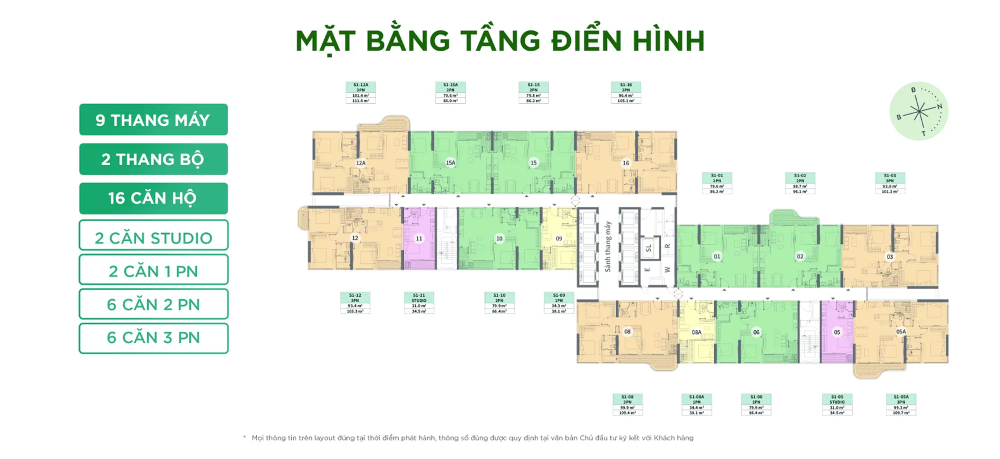
#> input picture assets/images/mat-bang-sky-retreat.webp, 2000 x 917 px (shown at 1/2 size)
$ python -i optimize-images.py   (imports and definitions only)
#> lines starting #> are read from the running program, lines starting #| are printed output that depends on the picture
"""
Image Optimization Script for Eco Retreat Landing Page
Compress large images to improve page load speed
"""

from PIL import Image
import os
from pathlib import Path

def optimize_image(input_path, output_path, quality=85, max_width=1920):
    """
    Optimize image by resizing and compressing

    Args:
        input_path: Path to input image
        output_path: Path to save optimized image
        quality: JPEG quality (1-100)
        max_width: Maximum width in pixels
    """
#> called with input_path = 'assets/images/mat-bang-sky-retreat.webp', output_path = 'out.png', quality = 85, max_width = 1920
    try:
        with Image.open(input_path) as img:
            # Convert RGBA to RGB if needed
#> img is the input picture: PIL image 2000x917 RGBA; mean R, G, B, A 233.7, 242.1, 231.5, 254.8
            if img.mode in ('RGBA', 'LA', 'P'):
                background = Image.new('RGB', img.size, (255, 255, 255))
#> background: PIL image 2000x917 RGB; every value is 255
                if img.mode == 'P':
                    img = img.convert('RGBA')
                background.paste(img, mask=img.split()[-1] if img.mode == 'RGBA' else None)
                img = background

            # Resize if width > max_width
            if img.width > max_width:
                ratio = max_width / img.width
#> ratio = 0.96
                new_height = int(img.height * ratio)
#> new_height = 880
                img = img.resize((max_width, new_height), Image.Resampling.LANCZOS)
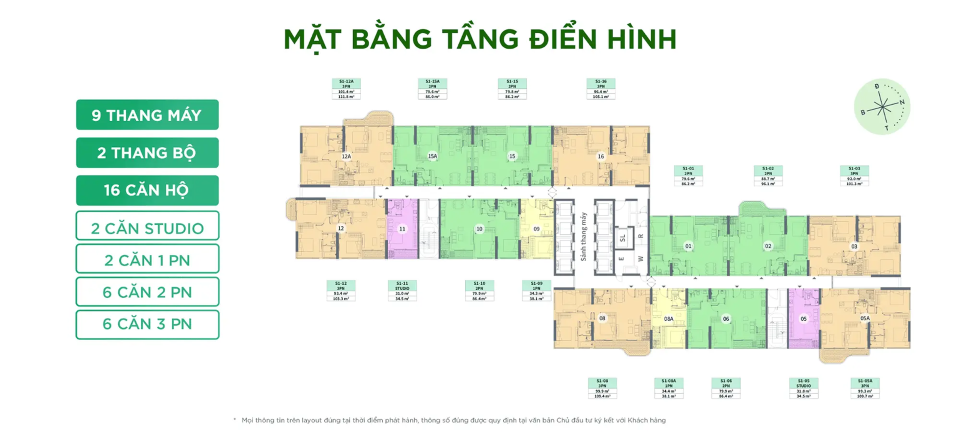
#> img: PIL image 1920x880 RGB (shown at 1/2 size); mean R, G, B 233.6, 242.1, 231.5

            # Save with optimization
            img.save(output_path, 'JPEG', quality=quality, optimize=True, progressive=True)

            # Get file sizes
            original_size = os.path.getsize(input_path) / (1024 * 1024)  # MB
            new_size = os.path.getsize(output_path) / (1024 * 1024)  # MB
            saved = ((original_size - new_size) / original_size) * 100

            print(f"[OK] {os.path.basename(input_path)}")
            print(f"   Original: {original_size:.2f}MB -> Optimized: {new_size:.2f}MB")
            print(f"   Saved: {saved:.1f}%\n")

            return True
    except Exception as e:
        print(f"[ERROR] Processing {input_path}: {e}")
        return False

# [58 lines left out: function main, not called in this run]

# [2 lines not run here, left out]

>>> result = optimize_image('assets/images/mat-bang-sky-retreat.webp', 'out.png')
